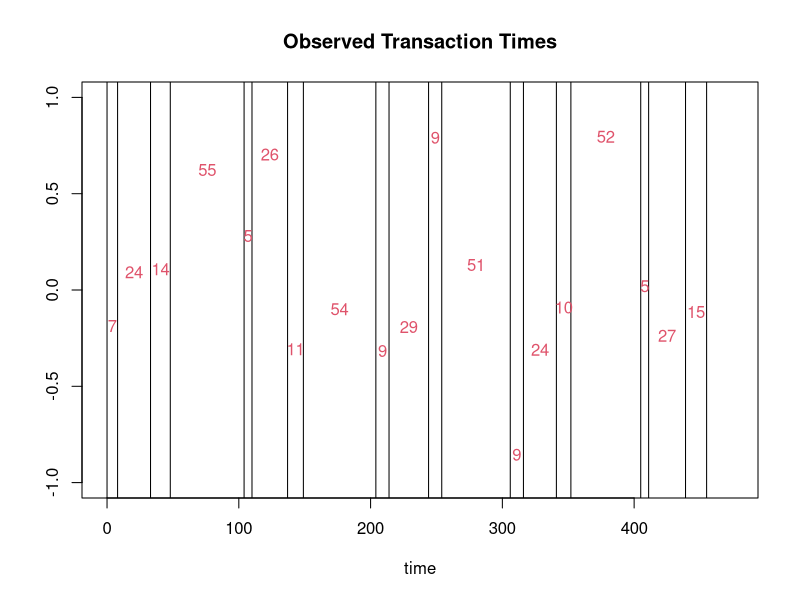
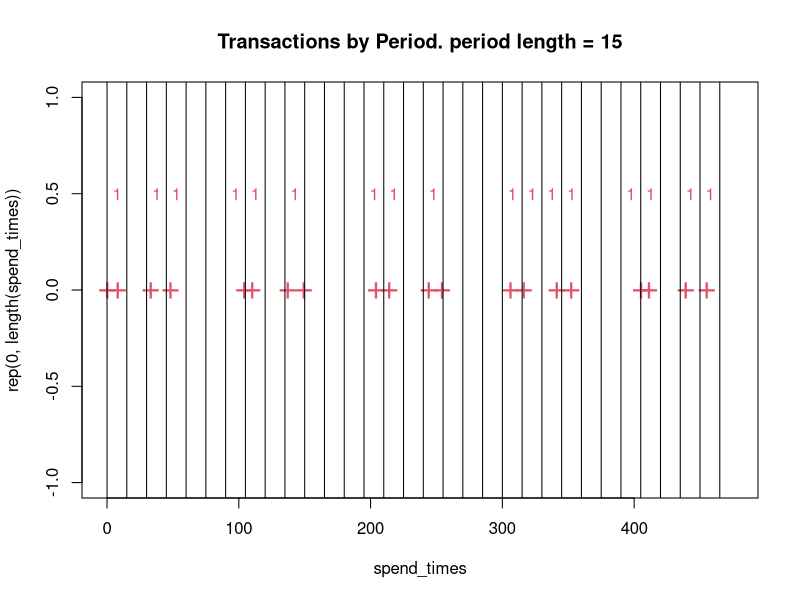
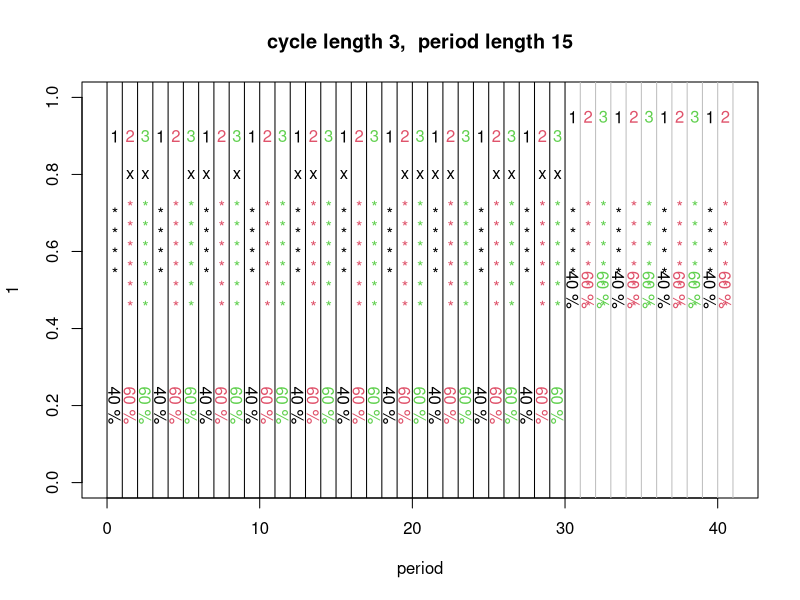
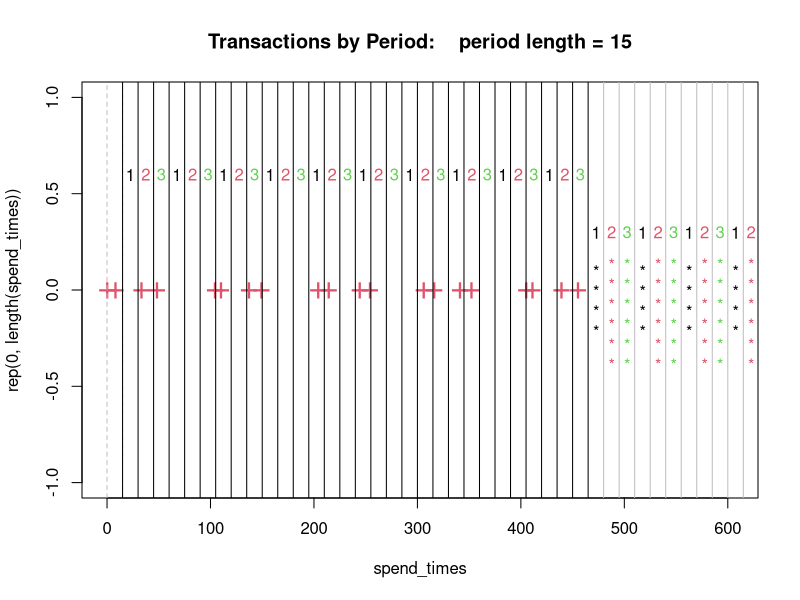
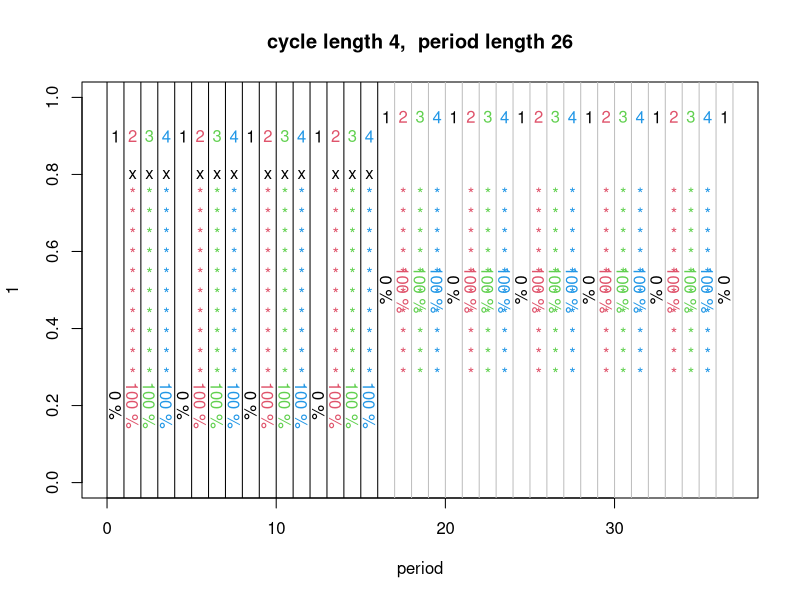
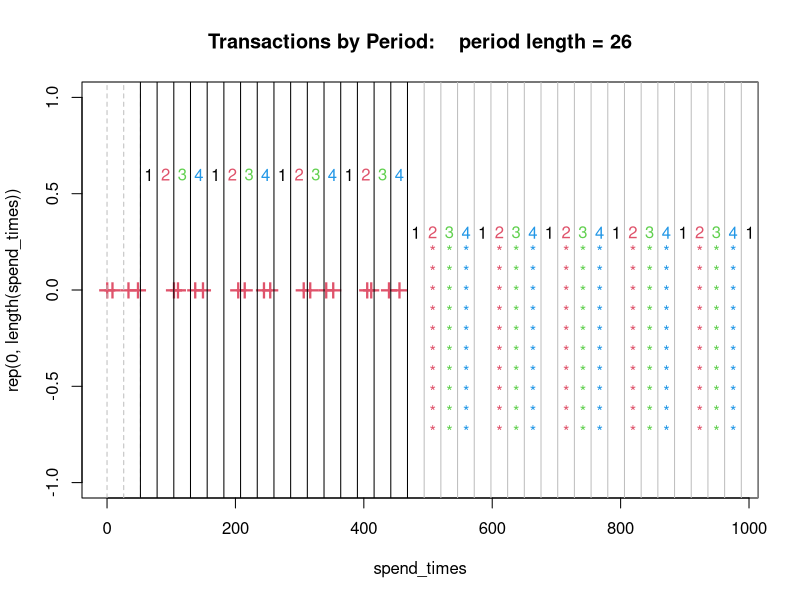
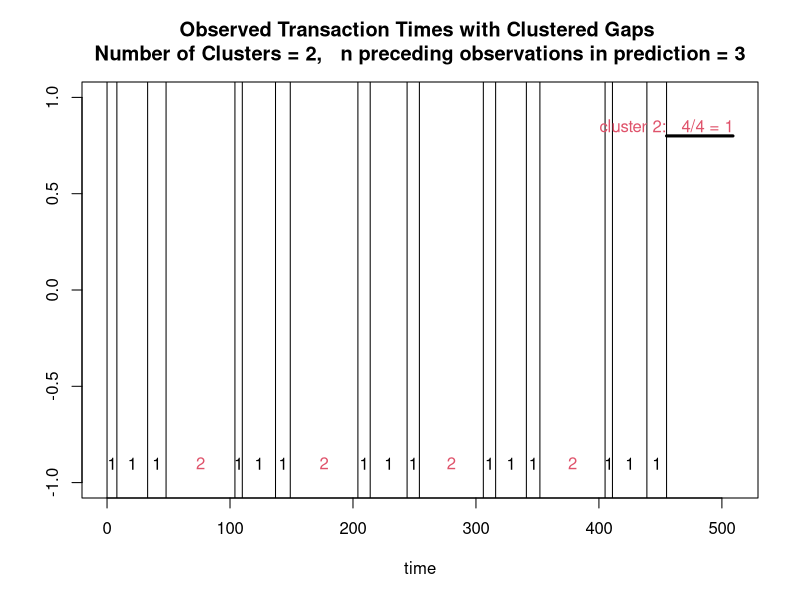
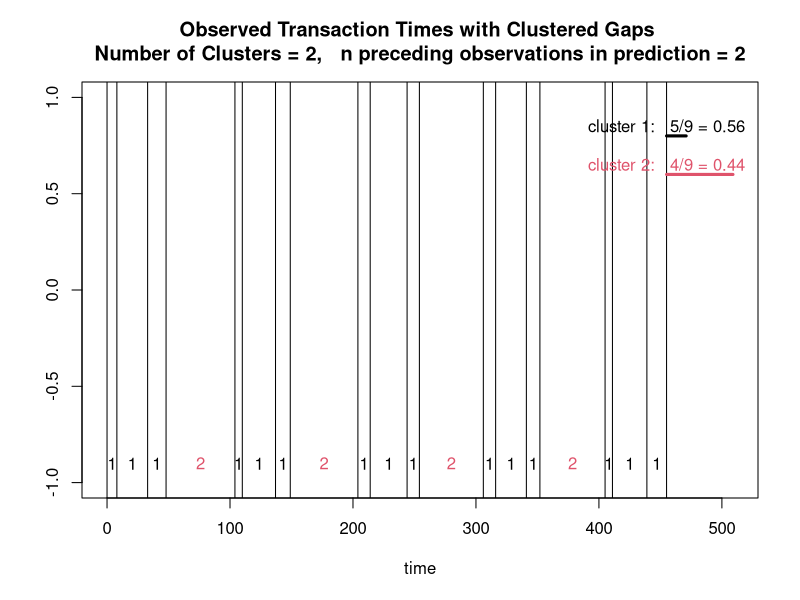

R code for these plots, in order:
## ---- chunk 1
library(tidyverse)
## ---- chunk 2

plot_transactions_ftn <- function( spend_times ){
  
    # plot the simulated data:
  plot(   x = spend_times,
          y = rep(0, length(spend_times) ),
        cex = 2,
        pch = 16,
       xlim = c(0, max(spend_times)+20 ),
        col = "white",
       ylab = "",
       xlab = "time",
       main = "Observed Transaction Times"
      )
      abline( v = spend_times )

  # plot the time gaps between transactions:    
  text( x = spend_times[-length(spend_times)] + diff(spend_times)/2, 
        y = runif( min=-1, max=1, n=length(spend_times)-1 ),
        labels = (diff(spend_times)-1),
        col = 2
      )
  
}

sim_single_customer_spend_data <- 
  function(   spend_pattern = c(5, 30, 15, 50),   # length of this determines true cycle length
             n_transactions = 30,
            noise_intensity = 0.2,    # value in [0,1]
            percent_of_values_to_rmv = 0.1    # more added signal noise: also a value in [0,1] 
          ){
    
    spend_times <- c(0)
    
    counter <- 1
    
    sd_spend_pattern <- sd(spend_pattern) %>% round()
    
    for( i in 2:n_transactions ){
      
      spend_times[i] <- spend_times[i-1] + spend_pattern[counter]
      noise <- rnorm( n=1, mean=0, sd=sd_spend_pattern*noise_intensity ) %>% abs() %>% round()
      
      spend_times[i] <- spend_times[i] + noise
  
      if( counter == length(spend_pattern) ){
          counter <- 1
          } else{ counter <- counter+1 }
    
    }
    
    # remove values (added noise to simulated data):
    values_to_remove <- sample(    x = 1:n_transactions, 
                                size = round(percent_of_values_to_rmv*n_transactions)
                              )
    
    spend_times <- spend_times[ setdiff(1:n_transactions, values_to_remove) ]

  print(spend_times)  
    
  plot_transactions_ftn( spend_times=spend_times )
  
  return(spend_times)  
}
## ---- chunk 3
set.seed(1999) 

sim_transactions <- 
  sim_single_customer_spend_data(
      spend_pattern = c(5, 25, 10, 50),   # length of this determines true cycle length
     n_transactions = 20,
    noise_intensity = 0.2,    # value in [0,1]
    percent_of_values_to_rmv = 0    # more added signal noise: also a value in [0,1] 
  )
## ---- chunk 4
assign_spend_times_to_periods_ftn <- function( spend_times, 
                                               time_units_per_period,
                                               plot = FALSE
                                             ){
  
  assign_periods <- 
    cut( spend_times,
         breaks = seq(0, max(spend_times)+time_units_per_period, by=time_units_per_period),
         include.lowest = TRUE
       )  
  
  spend_times_period_form <- rep( -1, length(levels(assign_periods)) )
  names(spend_times_period_form) <- levels(assign_periods)

  for( period_i in names(spend_times_period_form) ){
    spend_times_period_form[period_i] <- if_else( length(spend_times[assign_periods==period_i])>0, 1, 0 )
  }


  if( plot==TRUE ){
    
      cat("spend times: \n")
      cat(spend_times)
      cat("\n")
      cat("\n")
      tibble(     period = names(spend_times_period_form),
              transacted = spend_times_period_form 
            ) %>% 
    print()

    
    plot( x = spend_times,
          y = rep(0, length(spend_times) ),
          cex = 2,
          pch = "+",
         xlim = c(0, max(spend_times)+20 ),
          col = 2, # red
         main = paste0("Transactions by Period. period length = ", time_units_per_period ) 
        )
    abline( v = seq(0, max(spend_times)+time_units_per_period, by=time_units_per_period ) )
 
    text( x = which(spend_times_period_form>0) * time_units_per_period - time_units_per_period/2,
          y = 0.5,
          labels = "1",
          col = 2
         )
  }
  
  return(spend_times_period_form) 
}


## ---- chunk 5
spend_times_periods <- 
  assign_spend_times_to_periods_ftn( spend_times = sim_transactions,
                                     time_units_per_period = 15,
                                     plot = TRUE
                                   )
## ---- chunk 6

fit_n_cycle_ftn <- function( spend_times,
                             spend_times_period_form,
                             time_units_per_period,
                             cycle_length,
                             plot = FALSE,
                             n_periods_to_predict = 5
                           ){
  
  # take as many recent observations as possible, keeping a clean multiple of the cycle length:
  n_observations_to_remove <- length(spend_times_period_form)%%cycle_length 
  
  if( n_observations_to_remove > 0 ){
    cropped_spend_times <- spend_times_period_form[ (n_observations_to_remove+1):length(spend_times_period_form) ] 
    if( plot == TRUE ){ 
      paste0("NOTE: first ", n_observations_to_remove, " observation(s) removed to divide into cycles of length ", cycle_length) %>% print()
    }
  } else{ cropped_spend_times <- spend_times_period_form }
  
  # store the observations by cycle number:
  store_cycle_data <- vector(mode="list", length=cycle_length)
  names(store_cycle_data) <- paste( "cycle", 1:cycle_length, sep="_" )
  
  for( cyc_period_j in 1:cycle_length ){
    get_data <- cropped_spend_times[ seq(cyc_period_j, length(cropped_spend_times), by=cycle_length) ]
    names(get_data) <- NULL
    store_cycle_data[[cyc_period_j]] <- get_data
    }
  
  #print(cropped_spend_times)
  
  # calculate % transacted per cycle:
  percent_time_transacted_per_cycle <- lapply( store_cycle_data, mean )
  
  if( plot == TRUE ){
    
    # Period Plot:
    plot( x = 1,
          y = 1,
          ylim = c(0,1),
          xlim = c(0,length(cropped_spend_times)+1+n_periods_to_predict),
          col = "white",
          xlab = "period",
          main = paste0("cycle length ", cycle_length, ",  period length ", time_units_per_period)
        )
    abline( v = 0:length(cropped_spend_times), lty=1 )
    # draw lines for the prediction periods: 
    abline(   v = (length(cropped_spend_times)+1):(length(cropped_spend_times)+1+n_periods_to_predict), 
            col = "grey"
          )
    # number the periods:
    text(      x = 0:(length(cropped_spend_times)-1) + 0.5,
               y = 0.9,
          labels = 1:cycle_length,   
             col = 1:cycle_length
        )
    # number the prediction periods:
    text(      x = (length(cropped_spend_times)):(length(cropped_spend_times)+n_periods_to_predict) + 0.5,
               y = 0.95,
          labels = 1:cycle_length,   
             col = 1:cycle_length
        )
    
    # mark periods containing a transaction with an "x":
    text( x = which(cropped_spend_times==1)-0.5,
          y = 0.8,
          labels = "x"
        )
    
    # put in stars to show % transactions per cycle:
    stars_to_print <- percent_time_transacted_per_cycle
    for( i in 1:length(stars_to_print) ){
      stars_to_print[[i]] <- 
        paste( rep("*\n", round(percent_time_transacted_per_cycle[[i]]*10)), collapse="" )
    }  
    stars_to_print <- unlist(stars_to_print)
    
    # put stars on the plot:
    text(      x = 0:(length(cropped_spend_times)+n_periods_to_predict) + 0.5,
               y = 0.7,
          labels = stars_to_print,
             col = 1:cycle_length,
             pos = 1
        )
    
    # put the actual proportions on the plot:
    text(      x = 0:(length(cropped_spend_times)-1) + 0.5,
               y = 0.2,
          labels = paste0( round(unlist(percent_time_transacted_per_cycle)*100), " %" ),   
             col = 1:cycle_length,
             srt = 270    # rotate text
        )
    
    # put the predicted proportions on the plot:
    text(      x = (length(cropped_spend_times)):(length(cropped_spend_times)+n_periods_to_predict) + 0.5,
               y = 0.5,
          labels = paste0( round(unlist(percent_time_transacted_per_cycle)*100), " %" ),   
             col = 1:cycle_length,
             srt = 270    # rotate text
        )
    
    ## Original Data Plot ##
     plot(  x = spend_times,
            y = rep(0, length(spend_times) ),
          cex = 2,
          pch = "+",
         xlim = c( 0, max(spend_times) + time_units_per_period*n_periods_to_predict ),
          col = 2, # red
         main = paste0("Transactions by Period:    period length = ", time_units_per_period ) 
        )
     # draw in periods removed:
    if( n_observations_to_remove>0 ){ 
        abline(   v = seq(0, time_units_per_period*n_observations_to_remove, by=time_units_per_period ),
                lty = 2,    # dashed linetype
                col = "grey"
              )
    }
    # draw in periods used:
    abline(   v = seq( time_units_per_period*n_observations_to_remove, 
                       length(spend_times_period_form)*time_units_per_period,
                       by = time_units_per_period
                     )
          )
    # draw in periods to predict:
        abline(   v = seq( length(spend_times_period_form)*time_units_per_period + time_units_per_period, 
                           length(spend_times_period_form)*time_units_per_period + time_units_per_period + n_periods_to_predict*time_units_per_period,
                       by = time_units_per_period
                         ),
                  col = "grey"
              )
    
    # number the observed periods:
        text(      x = seq( time_units_per_period*n_observations_to_remove,
                            (length(spend_times_period_form)-1)*time_units_per_period,
                            by = time_units_per_period
                          ) + time_units_per_period/2,
               y = 0.6,
          labels = 1:cycle_length,   
             col = 1:cycle_length
        ) 
    # number the prediction periods: 
         text(      x = seq( length(spend_times_period_form)*time_units_per_period + time_units_per_period,
                            length(spend_times_period_form)*time_units_per_period + time_units_per_period + n_periods_to_predict*time_units_per_period,
                            by = time_units_per_period
                          ) - time_units_per_period/2,
               y = 0.3,
          labels = 1:cycle_length,   
             col = 1:cycle_length
        )
         
    # put stars on prediction periods:
         # put stars on the plot:
    text(      x = seq( length(spend_times_period_form)*time_units_per_period + time_units_per_period,
                            length(spend_times_period_form)*time_units_per_period + time_units_per_period + n_periods_to_predict*time_units_per_period,
                            by = time_units_per_period
                          ) - time_units_per_period/2,
               y = 0.1,
          labels = stars_to_print,
             col = 1:cycle_length,
             pos = 1
        )
    
    
  }
  
  calc_gini <- lapply( store_cycle_data, 
                       function(x){ (sum(x==1)/length(x)) * (1 - (sum(x==1)/length(x))) +
                                    (sum(x==0)/length(x)) * (1 - (sum(x==0)/length(x)))
                                   } 
                      )
  calc_variance <- lapply(store_cycle_data, var)
  calc_entropy <- lapply( store_cycle_data, 
                          function(x){ -(sum(x==1)/length(x)) * log((sum(x==1)/length(x))) +
                                       -(sum(x==0)/length(x)) * log((sum(x==0)/length(x)))
                                     } 
                        )
  
  
  # ## calculate 'transaction-weighted' metrics ##
  # transaction_weight <- sum(cropped_spend_times==0)/sum(cropped_spend_times==1)
  # store_cycle_data_transaction_inflated <- store_cycle_data
  # for( cycle_i in 1:length(store_cycle_data_transaction_inflated) ){
  #   n_0 <- sum(store_cycle_data[[cycle_i]]==0)
  #   n_1 <-   
  #   
  # }  
  # 
  # #calc_transaction_inflated_gini <- 
  # #calc_transaction_inflated_entropy <- 
  # #calc_transaction_inflated_variance <- 
  
  return( 
          list( transactions = store_cycle_data,    # actual cycle data
                percent_time_transacted_per_cycle = percent_time_transacted_per_cycle, 
                # node impurity measures: 
                cycle_variance = calc_variance,
                 mean_variance = mean( unlist(calc_variance) ), 
                    cycle_gini = calc_gini,  
                     mean_gini = mean( unlist(calc_gini) ),
                cycle_entropy = calc_entropy,
                 mean_entropy = mean( unlist(calc_entropy) )
              ) 
        )
}


## ---- chunk 7
fit_3_cycle <- fit_n_cycle_ftn(             spend_times = sim_transactions,
                                spend_times_period_form = spend_times_periods,
                                  time_units_per_period = 15,           
                                           cycle_length = 3,
                                                   plot = TRUE,
                                   n_periods_to_predict = 10
                              )

fit_3_cycle$transactions

cat("proportion of times transacted per cycle:\n") 
fit_3_cycle$percent_time_transacted_per_cycle
## ---- chunk 8
cat("variance: \n")
fit_3_cycle$cycle_variance
cat("\n gini: \n")
fit_3_cycle$cycle_gini
cat("\n entropy: \n")
fit_3_cycle$cycle_entropy
## ---- chunk 9
tibble( metric = c("variance", "gini", "entropy"),
        avg_value = c( fit_3_cycle$mean_variance,
                       fit_3_cycle$mean_gini,
                       fit_3_cycle$mean_entropy
                     )  
      )
## ---- chunk 10

find_best_model_ftn <- function(   period_lengths_to_try,
                                    cycle_lengths_to_try,
                                             spend_times,
                                                  metric = "mean_gini"
){
  
  expand_grid( period_length = period_lengths_to_try,
                cycle_length = cycle_lengths_to_try   
             ) %>% 
  mutate( avg_metric = 
                     map2_dbl( .x = period_length,
                               .y = cycle_length,
                               .f = function(period.len, cycle.len){
                                      fit_periods <- 
                                        assign_spend_times_to_periods_ftn( 
                                                       spend_times = spend_times,
                                             time_units_per_period = period.len,
                                                              plot = FALSE
                                             )
                                    
                                      fit_n_cycle_ftn( 
                                                    spend_times = spend_times,
                                          time_units_per_period = period.len,
                                        spend_times_period_form = fit_periods,
                                                   cycle_length = cycle.len,
                                                           plot = FALSE
                                                     ) %>% 
                                        .[[metric]] %>% 
                                        return()
                                    } 
                            ) 
         ) %>% 
    return()
  
}


## ---- chunk 11
find_best_model_by_gini <- find_best_model_ftn(   period_lengths_to_try = 10:50,
                                           cycle_lengths_to_try = 2:6,
                                                    spend_times = sim_transactions,
                                                         metric = "mean_gini"
                                )

# find_best_model_by_gini %>% arrange(avg_metric)

best_model_by_gini <- find_best_model_by_gini %>% arrange(avg_metric) %>% slice(1)

fit_n_cycle_ftn(             spend_times = sim_transactions,
                 spend_times_period_form = 
                   assign_spend_times_to_periods_ftn( spend_times = sim_transactions,
                                            time_units_per_period = best_model_by_gini$period_length,
                                                             plot = FALSE
                                                    ),
                                  time_units_per_period = best_model_by_gini$period_length,
                                           cycle_length = best_model_by_gini$cycle_length,
                                                   plot = TRUE,
                                   n_periods_to_predict = 20
              )
## ---- chunk 12
gap_clustering_model_ftn <- function( spend_times,
                                      seq_length = 3,
                                      k_values_to_try
                                    ){
  
  gap_lengths <- diff(spend_times)
  
  k_means_results <- list()
  
  for( k in k_values_to_try ){
  
    paste0( "fitting k-means, k = ", k, "\n" ) %>% cat()
    
    data_for_kmeans <- data.frame( id=1:length(gap_lengths), gapsize=gap_lengths )
    
    run_kmeans <- kmeans(       x = data_for_kmeans[,-1],
                          centers = k,
                          nstart = 25
                        )
    get_avg_silhouette_val <- cluster::silhouette( run_kmeans$cluster, 
                                                   dist(data_for_kmeans, method="manhattan") 
                                                 ) %>% .[,"sil_width"] %>% mean() 
    
    paste0( "avg silhouette value for k=", k, ": ", get_avg_silhouette_val ,"\n" ) %>% cat()
    
    k_means_results[[paste0("k",k)]] <- list( clusters = cbind(data_for_kmeans, cluster=run_kmeans$cluster),
                                               avg_sil = get_avg_silhouette_val 
                                            )
  }
  
  best_model_index <- lapply( k_means_results,
                              function(x){ x$avg_sil }
                             ) %>% 
                  unlist() %>% 
                  which.max()
  
  best_k <- k_values_to_try[best_model_index] 
  
  paste0( "best k identified: k=", best_k, "(highest mean silhouette value) \n" ) %>% cat()
  
  best_k_means_result <- k_means_results[[best_model_index]]$clusters 
  
  cluster_sequence <- best_k_means_result$cluster
  
  extract_windows <- list()
  
  continue <- 1
  position <- 1
  while( continue == 1 ){
    if( position+seq_length-1 <= length(cluster_sequence) ){
      extract_windows[[position]] <- cluster_sequence[position:(position+seq_length-1)]
      position <- position+1
    } else{ continue <- 0 }    
  }
  
  extract_windows_tbl <- reduce( .x = extract_windows,
                                 .f = rbind
                               ) %>% 
                         as.data.frame()  
  colnames(extract_windows_tbl) <- paste( "val", 1:seq_length, sep="" )
  extract_windows_tbl <- as_tibble(extract_windows_tbl)
  count_seq_tbl <- 
      extract_windows_tbl %>% 
        group_by_all() %>% 
        summarise( n_times_appearing = n() ) %>%
        ungroup() %>% 
        mutate( `%` = n_times_appearing / sum(n_times_appearing) )
 
 avg_gapsize_in_each_cluster <-
   best_k_means_result %>% 
      group_by( cluster ) %>% 
      summarise( mean_gapsize = mean(gapsize) ) %>% 
      arrange( cluster )
   
 most_recent_state_sequence <- 
   cluster_sequence[ (length(cluster_sequence)-seq_length+2):length(cluster_sequence) ]
 
 # have we seen the most recent state sequence before? 
 cols_to_check <- 
   count_seq_tbl[,1:(seq_length-1)]
 rows_of_cols_to_check_matching <- c()
 for( row_i in 1:nrow(cols_to_check) ){
   
   if( sum( cols_to_check[row_i, ] != most_recent_state_sequence )==0 ){ 
       rows_of_cols_to_check_matching <- c(rows_of_cols_to_check_matching, row_i)
   }
 }
 
 count_seq_tbl
 
 possible_next_states <- 
   count_seq_tbl[rows_of_cols_to_check_matching,]
 
 names(possible_next_states)[seq_length] <- "potential_next_state"
 
 possible_next_states <- 
   possible_next_states %>% 
    group_by( potential_next_state ) %>% 
    summarise( n_times_appearing = sum(n_times_appearing) ) %>%
    left_join( avg_gapsize_in_each_cluster,
               by = c("potential_next_state"="cluster")  
             ) %>% 
    mutate( `%` = paste0( n_times_appearing,"/", sum(n_times_appearing), " = ", round( n_times_appearing/sum(n_times_appearing), digits=2 ) ) 
          )
 
 # plot the transactions data:
 plot(   x = spend_times,
          y = rep(0, length(spend_times) ),
        cex = 2,
        pch = 16,
       xlim = c(0, max(spend_times)+max(avg_gapsize_in_each_cluster$mean_gapsize) ),
        col = "white",
       ylab = "",
       xlab = "time",
       main = paste0( "Observed Transaction Times with Clustered Gaps \n",
                      "Number of Clusters = ", best_k,
                      ",   n preceding observations in prediction = ", seq_length-1
                    )
      )
  abline( v = spend_times )
  
  # write in the cluster numbers:
  text(      x = spend_times[-length(spend_times)] + gap_lengths/2,
             y = -0.9,
        labels = as.character(cluster_sequence),
           col = cluster_sequence
  )
  
  if( nrow(possible_next_states) > 0 ){ 
    
    # plot possible next states:  
    for( possible_next_state_i in 1:nrow(possible_next_states) ){ 
        
         segments( x0 = max(spend_times),
                   y0 = 1 - possible_next_state_i/5,
                   x1 = max(spend_times) + possible_next_states$mean_gapsize[possible_next_state_i],
                   y1 = 1 - possible_next_state_i/5,
                   col = possible_next_state_i,
                   lwd = 3
                 ) 
      
         text( x = max(spend_times),
               y = 1.05 - possible_next_state_i/5,
               labels = paste0( "cluster ", 
                                possible_next_states$potential_next_state[possible_next_state_i],
                                ":   ",
                                possible_next_states$`%`[possible_next_state_i]
                              ),
                   col = possible_next_states$potential_next_state[possible_next_state_i]
             )
    }
  } else{ 
    
      text( x = max(spend_times),
            y = 0,
            labels = "Cannot \n Predict \n Next \n Gapsize",
            col = 4
          )
  }
  
  # plot in possible next states, with  
  
  # print the sequence counts table:
  count_seq_tbl %>% 
    arrange( desc(`%`) ) %>% 
    print()
  
  return(count_seq_tbl)
  
}

## ---- chunk 13
run_gap_clustering <- gap_clustering_model_ftn(     spend_times = sim_transactions,
                                                     seq_length = 4,
                                                k_values_to_try = 2:5
                                              )
## ---- chunk 14
run_gap_clustering <- gap_clustering_model_ftn(     spend_times = sim_transactions,
                                                     seq_length = 3,
                                                k_values_to_try = 2:5
                                              )
